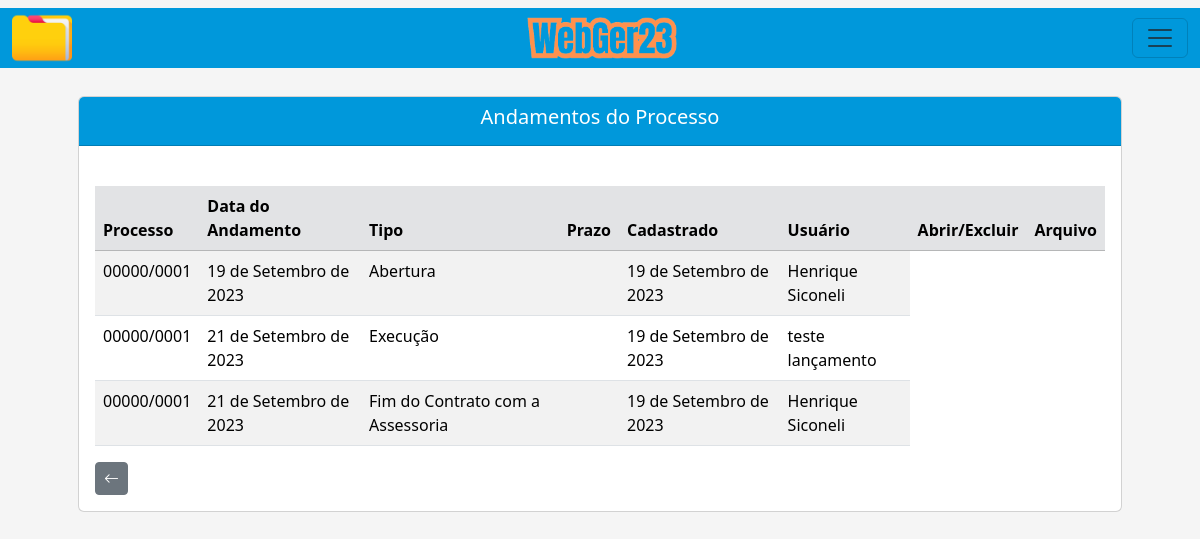
The app's page /listar/andamento-adm/1 with its own data.
### processo/models.py (models this page shows, shortened)
class Base(models.Model): # Classe base, será herdada pelas outras classes
    data_criacao = models.DateField('data_criação', auto_now_add=True)
    data_alteracao = models.DateField('Alterado', auto_now=True)
    ativo = models.BooleanField('Ativo?', default=True)
    class Meta:
        abstract = True

class AndamentoAdm(Base):
    andamentos = (
    ('Abertura', 'Abertura'), ('Parecer Fiscal', 'Parecer Fiscal'), ('Decisão 1ª Instância', 'Decisão 1ª Instância'), ('Suspenso Para Fiscalização Futura', 'Suspenso Para Fiscalização Futura'), ('Auto de Infração e Termo de Intimação - AITI.', 'Auto de Infração e Termo de Intimação - AITI.'), ('Termo de Intimação Fiscal - TIF.-tif.', 'Termo de Intimação Fiscal - TIF.'), ('Decisão de 2ª Instância', 'Decisão de 2ª Instância'), ('Cobrança de Documentação', 'Cobrança de Documentação'), ('Recurso Voluntário', 'Recurso Voluntário'), ('Fim do Contrato com a Assessoria', 'Fim do Contrato com a Assessoria'), ('Manifestação', 'Manifestação'), ('Recebimento do AR', 'Recebimento do AR'), ('Despacho', 'Despacho'), ('Aguardando Pagamento', 'Aguardando Pagamento'), ('Apresentação de Documentação para Análise', 'Apresentação de Documentação para Análise'), ('Aguardando AR', 'Aguardando AR'), ('Ofício', 'Ofício'), ('Revelia', 'Revelia'), ('Execução', 'Execução'), ('Confissão de Dívida (Parcelamento)', 'Confissão de Dívida (Parcelamento)'), ('Reenvio de Documento', 'Reenvio de Documento'), ('Parecer Juridico', 'Parecer Juridico'), ('Certidão', 'Certidão'), ('Encaminhado', 'Encaminhado'),
    )
    criador_andamento_adm = models.ForeignKey(get_user_model(), verbose_name='Usuário Criador', on_delete=models.CASCADE)
    processo = models.ForeignKey(ProcessoAdm, on_delete=models.CASCADE) # Relacionamento 'One to Many (um para muitos)'
    data_andamento = models.DateField(verbose_name='Data do Andamento')
    andamento = models.CharField(max_length=100, choices=andamentos, verbose_name='Andamento')
    dias = models.IntegerField(blank=True, null=True)
    data_prazo = models.DateField(blank=True, null=True)
    funcionario = models.CharField(max_length=50, blank=True, null=True)
    data_recebimento = models.DateField(blank=True, null=True)
    complemento = models.CharField(max_length=150, blank=True, null=True)
    arquivo_1 = models.FileField(upload_to='uploads/', verbose_name='Arquivo', blank=True)
    arquivo_2 = models.FileField(upload_to='uploads/', verbose_name='Arquivo', blank=True)
    arquivo_3 = models.FileField(upload_to='uploads/', verbose_name='Arquivo', blank=True)

class ProcessoAdm(Base):
    ufs = (
        ('MS', 'MS'), ('MT', 'MT'), ('SP', 'SP'), ('RJ', 'RJ'),
    )
    municipios = (
        ('Selvíria', 'Selvíria'), ('Inocência', 'Inocência'),
    )
    tipo_pessoas = (
        ('Física', 'Física'), ('Jurídica', 'Jurídica'),
    )
    criador_processo_adm = models.ForeignKey(get_user_model(), verbose_name='Usuário Criador', on_delete=models.CASCADE) # Usuário que criou o processo, utilizando chave primária com o get_user_model do django, para utilizar o usuário logado automaticamente
    numero = models.CharField(unique=True, verbose_name='N°', max_length=10) # Número do processo
    municipio = models.CharField(max_length=50, choices=municipios, verbose_name='Município') # Município
    uf = models.CharField(max_length=2, choices=ufs) # UF
    data_inicial = models.DateField(blank=True, null=True) # Data Inicial do Período do processo
    data_final = models.DateField(blank=True, null=True) # Data final do Período do processo
    data_div_ativa = models.DateField(blank=True, null=True) # Data dívida ativa
    valor_atributo = models.CharField(max_length=14, blank=True, null=True)  # Valor do atributo
    valor_multa = models.CharField(max_length=14, blank=True, null=True) # Valor da multa
    valor_credito = models.CharField(max_length=14, blank=True, null=True) # Valor do crédito
    valor_atualizado = models.CharField(max_length=14, blank=True, null=True) # Valor do atualizado
    data_valor_atualizado = models.DateField(blank=True, null=True) # Data valor atualizado
    nome_contribuinte = models.CharField(max_length=50)  # Nome / Razão Social
    tipo_pessoa = models.CharField(max_length=50, choices=tipo_pessoas) # Física / Jurídica
    documento = models.CharField(max_length=20, verbose_name='CPF/CNPJ', unique=True) # CPF / CNPJ
    nome_fantasia = models.CharField(max_length=50, blank=True, null=True) # Nome Fantasia
    email = models.EmailField(max_length=50, blank=True, null=True) # E-mail
    endereco = models.CharField(max_length=150) # Rua
    complemento = models.CharField(max_length=50, blank=True, null=True) # Complemento
    municipio_contribuinte = models.CharField(max_length=50, blank=True, null=True) # Município Contribuinte
    uf_contribuinte = models.CharField(max_length=2, choices=ufs, verbose_name='UF', blank=True, null=True) # UF Contribuinte
    cep = models.CharField(max_length=10, blank=True, null=True) # CEP
    telefone = models.CharField(max_length=20, blank=True, null=True) # Telefone
    celular = models.CharField(max_length=20, blank=True, null=True) # Celular
    def __str__(self):
        return f'{self.numero}'

### processo/views.py (the view)
# urls.py: path('listar/andamento-adm/<int:pk>', AndamentoAdmList.as_view(), name='andamento-adm-list' )
class AndamentoAdmList(ListView):
    model = ProcessoAdm
    template_name = 'processos/lists/andamento_adm_list.html'
    def get_queryset(self):
        pk_processo = self.kwargs.get('pk') # Pega a pk(primary key) da URL, pk do processo
        processo = ProcessoAdm.objects.get(pk=pk_processo)  # Pega o processo que possui a pk recebida (pk é a primary key do processo)
        andamentos = processo.andamentoadm_set.all()  # Pega todos os atributos do andamento
        return andamentos

### processo/templates/processos/lists/andamento_adm_list.html (shortened to what this page needs)
{% extends 'index.html' %}
{% load static %}
{% block conteudo %}
    <div class="container p-5">
        <br><br>
        <div class="card">
            <div class="card-header text-white" style="background-color: #0098DB;">
                <h5 style="text-align: center;">Andamentos do Processo</h5>
            </div>
            <div class="card-body">
                <div class="table-responsive">
                    <br>
                    <table class="table table-striped" id="tabela-listar-andamento">
                        <thead>
                            <tr class="table-secondary">
                                <th>Processo</th>
                                <th>Data do Andamento</th>
                                <th>Tipo</th>
                                <th>Prazo</th>
                                <th>Cadastrado</th>
                                <th>Usuário</th>
                                <th>Abrir/Excluir</th>
                                <th>Arquivo</th>
                            </tr>
                        </thead>
                        <tbody>
                            {% for andamento in object_list %}
                            <tr>
                                <td>{{ andamento.processo }}</td>
                                <td>{{ andamento.data_andamento }}</td>
                                <td>{{ andamento.andamento }}</td>
                                {% if andamento.data_prazo == Null %}
                                <td></td>
                                {% else %}
                                <td>{{ andamento.data_prazo }}</td>
                                {% endif%}
                                <td>{{ andamento.data_criacao }}</td>
                                <td>{{ andamento.criador_andamento_adm.get_full_name }}</td>
                            </tr>
                            {% endfor %}
                        </tbody>
                    </table>
                    <a href="{% url 'proc-adm-list' %}" class="btn btn-secondary btn-sm"><i class="bi bi-arrow-left" style="font-size: 15px;"></i></a>
                </div>
            </div>
        </div>
        <br>
    </div>
{% endblock %}

### core/static/css/estilos.css (style rules this page uses)
body { background-color: whitesmoke; margin: 0; }

### records on screen
AndamentoAdm: processo "00000/0001", data_andamento "19 de Setembro de 2023", andamento "Abertura", data_criacao "19 de Setembro de 2023", criador_andamento_adm.get_full_name "Henrique Siconeli"
AndamentoAdm: processo "00000/0001", data_andamento "21 de Setembro de 2023", andamento "Execução", data_criacao "19 de Setembro de 2023", criador_andamento_adm.get_full_name "teste lançamento"
AndamentoAdm: processo "00000/0001", data_andamento "21 de Setembro de 2023", andamento "Fim do Contrato com a Assessoria", data_criacao "19 de Setembro de 2023", criador_andamento_adm.get_full_name "Henrique Siconeli"
